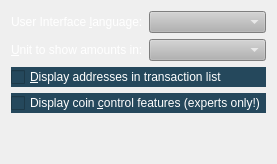
     <widget class="QWidget" name="tabDisplay">
      <attribute name="title">
       <string>&amp;Display</string>
      </attribute>
      <layout class="QVBoxLayout" name="verticalLayout_Display">
       <item>
        <layout class="QHBoxLayout" name="horizontalLayout_1_Display">
         <item>
          <widget class="QLabel" name="langLabel">
           <property name="palette">
            <palette>
             <active>
              <colorrole role="WindowText">
               <brush brushstyle="SolidPattern">
                <color alpha="255">
                 <red>255</red>
                 <green>255</green>
                 <blue>255</blue>
                </color>
               </brush>
              </colorrole>
              <colorrole role="Button">
               <brush brushstyle="SolidPattern">
                <color alpha="255">
                 <red>138</red>
                 <green>138</green>
                 <blue>138</blue>
                </color>
               </brush>
              </colorrole>
              <colorrole role="Base">
               <brush brushstyle="SolidPattern">
                <color alpha="255">
                 <red>138</red>
                 <green>138</green>
                 <blue>138</blue>
                </color>
               </brush>
              </colorrole>
              <colorrole role="Window">
               <brush brushstyle="SolidPattern">
                <color alpha="255">
                 <red>138</red>
                 <green>138</green>
                 <blue>138</blue>
                </color>
               </brush>
              </colorrole>
             </active>
             <inactive>
              <colorrole role="WindowText">
               <brush brushstyle="SolidPattern">
                <color alpha="255">
                 <red>255</red>
                 <green>255</green>
                 <blue>255</blue>
                </color>
               </brush>
              </colorrole>
              <colorrole role="Button">
               <brush brushstyle="SolidPattern">
                <color alpha="255">
                 <red>138</red>
                 <green>138</green>
                 <blue>138</blue>
                </color>
               </brush>
              </colorrole>
              <colorrole role="Base">
               <brush brushstyle="SolidPattern">
                <color alpha="255">
                 <red>138</red>
                 <green>138</green>
                 <blue>138</blue>
                </color>
               </brush>
              </colorrole>
              <colorrole role="Window">
               <brush brushstyle="SolidPattern">
                <color alpha="255">
                 <red>138</red>
                 <green>138</green>
                 <blue>138</blue>
                </color>
               </brush>
              </colorrole>
             </inactive>
             <disabled>
              <colorrole role="WindowText">
               <brush brushstyle="SolidPattern">
                <color alpha="255">
                 <red>69</red>
                 <green>69</green>
                 <blue>69</blue>
                </color>
               </brush>
              </colorrole>
              <colorrole role="Button">
               <brush brushstyle="SolidPattern">
                <color alpha="255">
                 <red>138</red>
                 <green>138</green>
                 <blue>138</blue>
                </color>
               </brush>
              </colorrole>
              <colorrole role="Base">
               <brush brushstyle="SolidPattern">
                <color alpha="255">
                 <red>138</red>
                 <green>138</green>
                 <blue>138</blue>
                </color>
               </brush>
              </colorrole>
              <colorrole role="Window">
               <brush brushstyle="SolidPattern">
                <color alpha="255">
                 <red>138</red>
                 <green>138</green>
                 <blue>138</blue>
                </color>
               </brush>
              </colorrole>
             </disabled>
            </palette>
           </property>
           <property name="autoFillBackground">
            <bool>false</bool>
           </property>
           <property name="text">
            <string>User Interface &amp;language:</string>
           </property>
           <property name="textFormat">
            <enum>Qt::PlainText</enum>
           </property>
           <property name="buddy">
            <cstring>lang</cstring>
           </property>
          </widget>
         </item>
         <item>
          <widget class="QValueComboBox" name="lang">
           <property name="palette">
            <palette>
             <active>
              <colorrole role="WindowText">
               <brush brushstyle="SolidPattern">
                <color alpha="255">
                 <red>255</red>
                 <green>255</green>
                 <blue>255</blue>
                </color>
               </brush>
              </colorrole>
              <colorrole role="Button">
               <brush brushstyle="SolidPattern">
                <color alpha="255">
                 <red>178</red>
                 <green>178</green>
                 <blue>178</blue>
                </color>
               </brush>
              </colorrole>
              <colorrole role="Text">
               <brush brushstyle="SolidPattern">
                <color alpha="255">
                 <red>255</red>
                 <green>255</green>
                 <blue>255</blue>
                </color>
               </brush>
              </colorrole>
              <colorrole role="ButtonText">
               <brush brushstyle="SolidPattern">
                <color alpha="255">
                 <red>255</red>
                 <green>255</green>
                 <blue>255</blue>
                </color>
               </brush>
              </colorrole>
              <colorrole role="Base">
               <brush brushstyle="SolidPattern">
                <color alpha="255">
                 <red>178</red>
                 <green>178</green>
                 <blue>178</blue>
                </color>
               </brush>
              </colorrole>
              <colorrole role="Window">
               <brush brushstyle="SolidPattern">
                <color alpha="255">
                 <red>178</red>
                 <green>178</green>
                 <blue>178</blue>
                </color>
               </brush>
              </colorrole>
             </active>
             <inactive>
              <colorrole role="WindowText">
               <brush brushstyle="SolidPattern">
                <color alpha="255">
                 <red>255</red>
                 <green>255</green>
                 <blue>255</blue>
                </color>
               </brush>
              </colorrole>
              <colorrole role="Button">
               <brush brushstyle="SolidPattern">
                <color alpha="255">
                 <red>178</red>
                 <green>178</green>
                 <blue>178</blue>
                </color>
               </brush>
              </colorrole>
              <colorrole role="Text">
               <brush brushstyle="SolidPattern">
                <color alpha="255">
                 <red>255</red>
                 <green>255</green>
                 <blue>255</blue>
                </color>
               </brush>
              </colorrole>
              <colorrole role="ButtonText">
               <brush brushstyle="SolidPattern">
                <color alpha="255">
                 <red>255</red>
                 <green>255</green>
                 <blue>255</blue>
                </color>
               </brush>
              </colorrole>
              <colorrole role="Base">
               <brush brushstyle="SolidPattern">
                <color alpha="255">
                 <red>178</red>
                 <green>178</green>
                 <blue>178</blue>
                </color>
               </brush>
              </colorrole>
              <colorrole role="Window">
               <brush brushstyle="SolidPattern">
                <color alpha="255">
                 <red>178</red>
                 <green>178</green>
                 <blue>178</blue>
                </color>
               </brush>
              </colorrole>
             </inactive>
             <disabled>
              <colorrole role="WindowText">
               <brush brushstyle="SolidPattern">
                <color alpha="255">
                 <red>255</red>
                 <green>255</green>
                 <blue>255</blue>
                </color>
               </brush>
              </colorrole>
              <colorrole role="Button">
               <brush brushstyle="SolidPattern">
                <color alpha="255">
                 <red>178</red>
                 <green>178</green>
                 <blue>178</blue>
                </color>
               </brush>
              </colorrole>
              <colorrole role="Text">
               <brush brushstyle="SolidPattern">
                <color alpha="255">
                 <red>255</red>
                 <green>255</green>
                 <blue>255</blue>
                </color>
               </brush>
              </colorrole>
              <colorrole role="ButtonText">
               <brush brushstyle="SolidPattern">
                <color alpha="255">
                 <red>255</red>
                 <green>255</green>
                 <blue>255</blue>
                </color>
               </brush>
              </colorrole>
              <colorrole role="Base">
               <brush brushstyle="SolidPattern">
                <color alpha="255">
                 <red>178</red>
                 <green>178</green>
                 <blue>178</blue>
                </color>
               </brush>
              </colorrole>
              <colorrole role="Window">
               <brush brushstyle="SolidPattern">
                <color alpha="255">
                 <red>178</red>
                 <green>178</green>
                 <blue>178</blue>
                </color>
               </brush>
              </colorrole>
             </disabled>
            </palette>
           </property>
           <property name="toolTip">
            <string>The user interface language can be set here. This setting will take effect after restarting ShopFit.</string>
           </property>
           <property name="styleSheet">
            <string notr="true">background-color: rgb(178,178,178);
color: rgb(255,255,255);
</string>
           </property>
          </widget>
         </item>
        </layout>
       </item>
       <item>
        <layout class="QHBoxLayout" name="horizontalLayout_2_Display">
         <item>
          <widget class="QLabel" name="unitLabel">
           <property name="palette">
            <palette>
             <active>
              <colorrole role="WindowText">
               <brush brushstyle="SolidPattern">
                <color alpha="255">
                 <red>255</red>
                 <green>255</green>
                 <blue>255</blue>
                </color>
               </brush>
              </colorrole>
              <colorrole role="Button">
               <brush brushstyle="SolidPattern">
                <color alpha="255">
                 <red>138</red>
                 <green>138</green>
                 <blue>138</blue>
                </color>
               </brush>
              </colorrole>
              <colorrole role="Base">
               <brush brushstyle="SolidPattern">
                <color alpha="255">
                 <red>138</red>
                 <green>138</green>
                 <blue>138</blue>
                </color>
               </brush>
              </colorrole>
              <colorrole role="Window">
               <brush brushstyle="SolidPattern">
                <color alpha="255">
                 <red>138</red>
                 <green>138</green>
                 <blue>138</blue>
                </color>
               </brush>
              </colorrole>
             </active>
             <inactive>
              <colorrole role="WindowText">
               <brush brushstyle="SolidPattern">
                <color alpha="255">
                 <red>255</red>
                 <green>255</green>
                 <blue>255</blue>
                </color>
               </brush>
              </colorrole>
              <colorrole role="Button">
               <brush brushstyle="SolidPattern">
                <color alpha="255">
                 <red>138</red>
                 <green>138</green>
                 <blue>138</blue>
                </color>
               </brush>
              </colorrole>
              <colorrole role="Base">
               <brush brushstyle="SolidPattern">
                <color alpha="255">
                 <red>138</red>
                 <green>138</green>
                 <blue>138</blue>
                </color>
               </brush>
              </colorrole>
              <colorrole role="Window">
               <brush brushstyle="SolidPattern">
                <color alpha="255">
                 <red>138</red>
                 <green>138</green>
                 <blue>138</blue>
                </color>
               </brush>
              </colorrole>
             </inactive>
             <disabled>
              <colorrole role="WindowText">
               <brush brushstyle="SolidPattern">
                <color alpha="255">
                 <red>69</red>
                 <green>69</green>
                 <blue>69</blue>
                </color>
               </brush>
              </colorrole>
              <colorrole role="Button">
               <brush brushstyle="SolidPattern">
                <color alpha="255">
                 <red>138</red>
                 <green>138</green>
                 <blue>138</blue>
                </color>
               </brush>
              </colorrole>
              <colorrole role="Base">
               <brush brushstyle="SolidPattern">
                <color alpha="255">
                 <red>138</red>
                 <green>138</green>
                 <blue>138</blue>
                </color>
               </brush>
              </colorrole>
              <colorrole role="Window">
               <brush brushstyle="SolidPattern">
                <color alpha="255">
                 <red>138</red>
                 <green>138</green>
                 <blue>138</blue>
                </color>
               </brush>
              </colorrole>
             </disabled>
            </palette>
           </property>
           <property name="autoFillBackground">
            <bool>false</bool>
           </property>
           <property name="text">
            <string>&amp;Unit to show amounts in:</string>
           </property>
           <property name="textFormat">
            <enum>Qt::PlainText</enum>
           </property>
           <property name="buddy">
            <cstring>unit</cstring>
           </property>
          </widget>
         </item>
         <item>
          <widget class="QValueComboBox" name="unit">
           <property name="toolTip">
            <string>Choose the default subdivision unit to show in the interface and when sending coins.</string>
           </property>
           <property name="styleSheet">
            <string notr="true">background-color: rgb(178,178,178);
color: rgb(255,255,255);
</string>
           </property>
          </widget>
         </item>
        </layout>
       </item>
       <item>
        <widget class="QCheckBox" name="displayAddresses">
         <property name="palette">
          <palette>
           <active>
            <colorrole role="WindowText">
             <brush brushstyle="SolidPattern">
              <color alpha="255">
               <red>255</red>
               <green>255</green>
               <blue>255</blue>
              </color>
             </brush>
            </colorrole>
            <colorrole role="Button">
             <brush brushstyle="SolidPattern">
              <color alpha="255">
               <red>138</red>
               <green>138</green>
               <blue>138</blue>
              </color>
             </brush>
            </colorrole>
            <colorrole role="Text">
             <brush brushstyle="SolidPattern">
              <color alpha="255">
               <red>255</red>
               <green>255</green>
               <blue>255</blue>
              </color>
             </brush>
            </colorrole>
            <colorrole role="ButtonText">
             <brush brushstyle="SolidPattern">
              <color alpha="255">
               <red>255</red>
               <green>255</green>
               <blue>255</blue>
              </color>
             </brush>
            </colorrole>
            <colorrole role="Base">
             <brush brushstyle="SolidPattern">
              <color alpha="255">
               <red>138</red>
               <green>138</green>
               <blue>138</blue>
              </color>
             </brush>
            </colorrole>
            <colorrole role="Window">
             <brush brushstyle="SolidPattern">
              <color alpha="255">
               <red>138</red>
               <green>138</green>
               <blue>138</blue>
              </color>
             </brush>
            </colorrole>
           </active>
           <inactive>
            <colorrole role="WindowText">
             <brush brushstyle="SolidPattern">
              <color alpha="255">
               <red>255</red>
               <green>255</green>
               <blue>255</blue>
              </color>
             </brush>
            </colorrole>
            <colorrole role="Button">
             <brush brushstyle="SolidPattern">
              <color alpha="255">
               <red>138</red>
               <green>138</green>
               <blue>138</blue>
              </color>
             </brush>
            </colorrole>
            <colorrole role="Text">
             <brush brushstyle="SolidPattern">
              <color alpha="255">
               <red>255</red>
               <green>255</green>
               <blue>255</blue>
              </color>
             </brush>
            </colorrole>
            <colorrole role="ButtonText">
             <brush brushstyle="SolidPattern">
              <color alpha="255">
               <red>255</red>
               <green>255</green>
               <blue>255</blue>
              </color>
             </brush>
            </colorrole>
            <colorrole role="Base">
             <brush brushstyle="SolidPattern">
              <color alpha="255">
               <red>138</red>
               <green>138</green>
               <blue>138</blue>
              </color>
             </brush>
            </colorrole>
            <colorrole role="Window">
             <brush brushstyle="SolidPattern">
              <color alpha="255">
               <red>138</red>
               <green>138</green>
               <blue>138</blue>
              </color>
             </brush>
            </colorrole>
           </inactive>
           <disabled>
            <colorrole role="WindowText">
             <brush brushstyle="SolidPattern">
              <color alpha="255">
               <red>255</red>
               <green>255</green>
               <blue>255</blue>
              </color>
             </brush>
            </colorrole>
            <colorrole role="Button">
             <brush brushstyle="SolidPattern">
              <color alpha="255">
               <red>138</red>
               <green>138</green>
               <blue>138</blue>
              </color>
             </brush>
            </colorrole>
            <colorrole role="Text">
             <brush brushstyle="SolidPattern">
              <color alpha="255">
               <red>255</red>
               <green>255</green>
               <blue>255</blue>
              </color>
             </brush>
            </colorrole>
            <colorrole role="ButtonText">
             <brush brushstyle="SolidPattern">
              <color alpha="255">
               <red>255</red>
               <green>255</green>
               <blue>255</blue>
              </color>
             </brush>
            </colorrole>
            <colorrole role="Base">
             <brush brushstyle="SolidPattern">
              <color alpha="255">
               <red>138</red>
               <green>138</green>
               <blue>138</blue>
              </color>
             </brush>
            </colorrole>
            <colorrole role="Window">
             <brush brushstyle="SolidPattern">
              <color alpha="255">
               <red>138</red>
               <green>138</green>
               <blue>138</blue>
              </color>
             </brush>
            </colorrole>
           </disabled>
          </palette>
         </property>
         <property name="toolTip">
          <string>Whether to show ShopFit addresses in the transaction list or not.</string>
         </property>
         <property name="autoFillBackground">
          <bool>false</bool>
         </property>
         <property name="styleSheet">
          <string notr="true">background-color: rgb(37, 72, 92);
color: rgb(255,255,255);</string>
         </property>
         <property name="text">
          <string>&amp;Display addresses in transaction list</string>
         </property>
        </widget>
       </item>
       <item>
        <widget class="QCheckBox" name="coinControlFeatures">
         <property name="palette">
          <palette>
           <active>
            <colorrole role="WindowText">
             <brush brushstyle="SolidPattern">
              <color alpha="255">
               <red>255</red>
               <green>255</green>
               <blue>255</blue>
              </color>
             </brush>
            </colorrole>
            <colorrole role="Button">
             <brush brushstyle="SolidPattern">
              <color alpha="255">
               <red>138</red>
               <green>138</green>
               <blue>138</blue>
              </color>
             </brush>
            </colorrole>
            <colorrole role="Text">
             <brush brushstyle="SolidPattern">
              <color alpha="255">
               <red>255</red>
               <green>255</green>
               <blue>255</blue>
              </color>
             </brush>
            </colorrole>
            <colorrole role="ButtonText">
             <brush brushstyle="SolidPattern">
              <color alpha="255">
               <red>255</red>
               <green>255</green>
               <blue>255</blue>
              </color>
             </brush>
            </colorrole>
            <colorrole role="Base">
             <brush brushstyle="SolidPattern">
              <color alpha="255">
               <red>138</red>
               <green>138</green>
               <blue>138</blue>
              </color>
             </brush>
            </colorrole>
            <colorrole role="Window">
             <brush brushstyle="SolidPattern">
              <color alpha="255">
               <red>138</red>
               <green>138</green>
               <blue>138</blue>
              </color>
             </brush>
            </colorrole>
           </active>
           <inactive>
            <colorrole role="WindowText">
             <brush brushstyle="SolidPattern">
              <color alpha="255">
               <red>255</red>
               <green>255</green>
               <blue>255</blue>
              </color>
             </brush>
            </colorrole>
            <colorrole role="Button">
             <brush brushstyle="SolidPattern">
              <color alpha="255">
               <red>138</red>
               <green>138</green>
               <blue>138</blue>
              </color>
             </brush>
            </colorrole>
            <colorrole role="Text">
             <brush brushstyle="SolidPattern">
              <color alpha="255">
               <red>255</red>
               <green>255</green>
               <blue>255</blue>
              </color>
             </brush>
            </colorrole>
            <colorrole role="ButtonText">
             <brush brushstyle="SolidPattern">
              <color alpha="255">
               <red>255</red>
               <green>255</green>
               <blue>255</blue>
              </color>
             </brush>
            </colorrole>
            <colorrole role="Base">
             <brush brushstyle="SolidPattern">
              <color alpha="255">
               <red>138</red>
               <green>138</green>
               <blue>138</blue>
              </color>
             </brush>
            </colorrole>
            <colorrole role="Window">
             <brush brushstyle="SolidPattern">
              <color alpha="255">
               <red>138</red>
               <green>138</green>
               <blue>138</blue>
              </color>
             </brush>
            </colorrole>
           </inactive>
           <disabled>
            <colorrole role="WindowText">
             <brush brushstyle="SolidPattern">
              <color alpha="255">
               <red>255</red>
               <green>255</green>
               <blue>255</blue>
              </color>
             </brush>
            </colorrole>
            <colorrole role="Button">
             <brush brushstyle="SolidPattern">
              <color alpha="255">
               <red>138</red>
               <green>138</green>
               <blue>138</blue>
              </color>
             </brush>
            </colorrole>
            <colorrole role="Text">
             <brush brushstyle="SolidPattern">
              <color alpha="255">
               <red>255</red>
               <green>255</green>
               <blue>255</blue>
              </color>
             </brush>
            </colorrole>
            <colorrole role="ButtonText">
             <brush brushstyle="SolidPattern">
              <color alpha="255">
               <red>255</red>
               <green>255</green>
               <blue>255</blue>
              </color>
             </brush>
            </colorrole>
            <colorrole role="Base">
             <brush brushstyle="SolidPattern">
              <color alpha="255">
               <red>138</red>
               <green>138</green>
               <blue>138</blue>
              </color>
             </brush>
            </colorrole>
            <colorrole role="Window">
             <brush brushstyle="SolidPattern">
              <color alpha="255">
               <red>138</red>
               <green>138</green>
               <blue>138</blue>
              </color>
             </brush>
            </colorrole>
           </disabled>
          </palette>
         </property>
         <property name="toolTip">
          <string>Whether to show coin control features or not.</string>
         </property>
         <property name="autoFillBackground">
          <bool>false</bool>
         </property>
         <property name="styleSheet">
          <string notr="true">background-color: rgb(37, 72, 92);
color: rgb(255,255,255);</string>
         </property>
         <property name="text">
          <string>Display coin &amp;control features (experts only!)</string>
         </property>
        </widget>
       </item>
       <item>
        <spacer name="verticalSpacer_Display">
         <property name="orientation">
          <enum>Qt::Vertical</enum>
         </property>
         <property name="sizeHint" stdset="0">
          <size>
           <width>20</width>
           <height>40</height>
          </size>
         </property>
        </spacer>
       </item>
      </layout>
     </widget>
